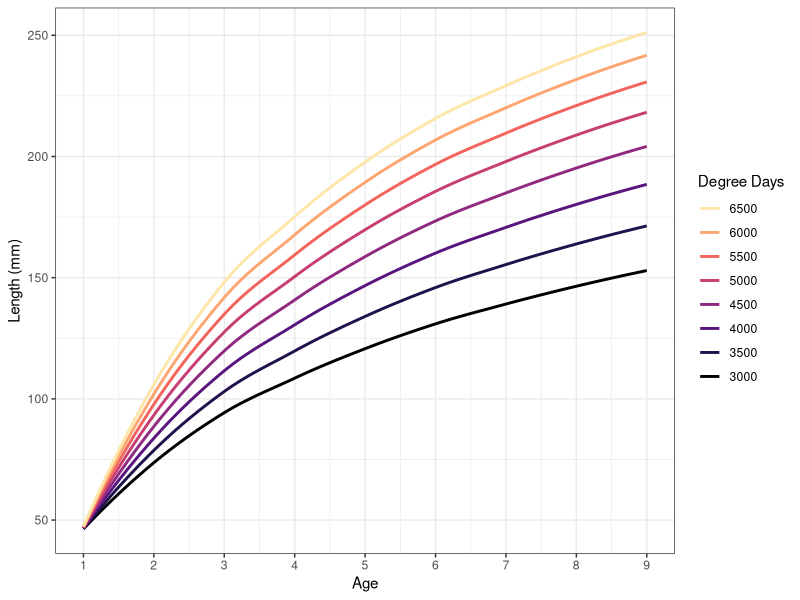
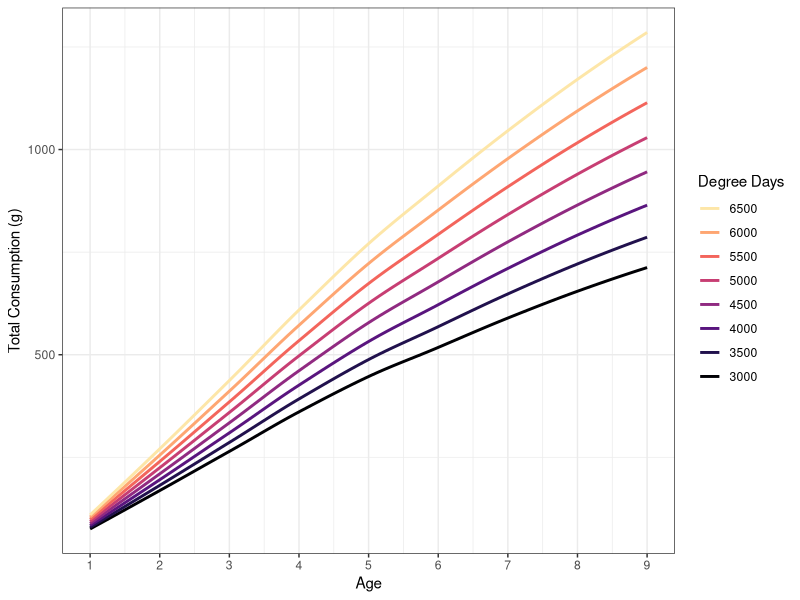
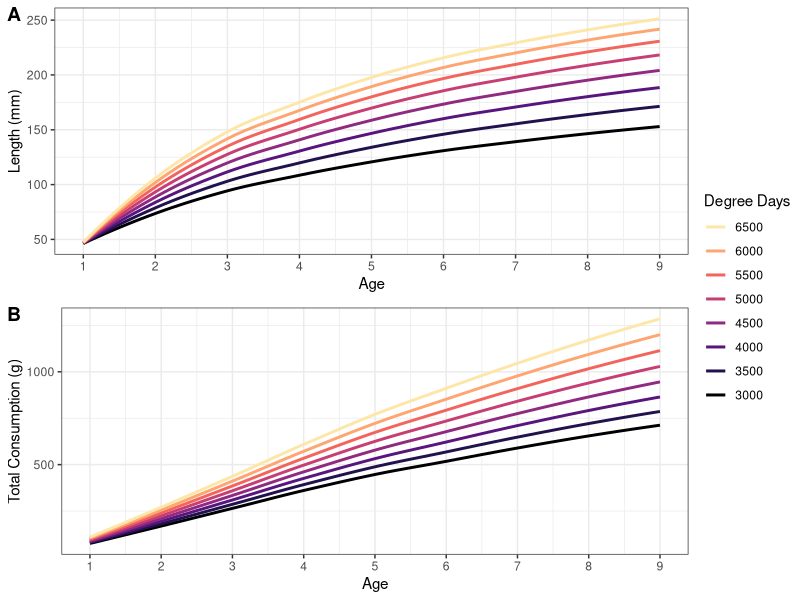
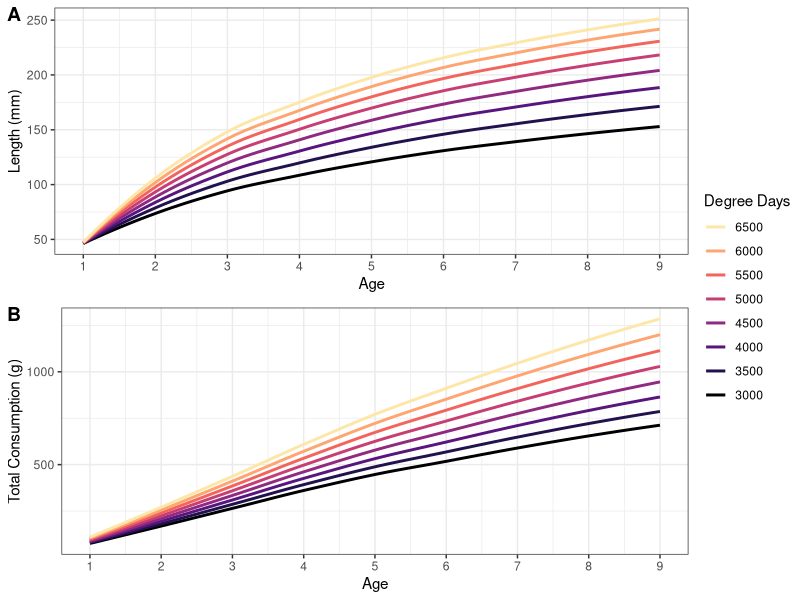

Generate these figures, in order, with R:
#load libraries
library(tidyverse) #data manipulation and plotting
library(ggpubr) #stacking plots
library(openxlsx) #read and write Excel files

#load data
constant.consumption <- read.xlsx("bluegill_data/Bioenergetics Output/version7_same_p.xlsx") %>% 
  mutate(DD = as.factor(DD))

constant.growth <- read.xlsx("bluegill_data/Bioenergetics Output/version7_same_growth.xlsx") %>% 
  mutate(DD = as.factor(DD))

#plot constant consumption length by age
(constant.consumption.plot <- ggplot(data = constant.consumption, 
                                     aes(x = Age, y = Initial.Length, color = DD, group = DD))+
    geom_smooth(se = F)+
    scale_color_viridis_d(option = "A", end = 0.95)+
    scale_x_continuous(breaks = c(0, 1, 2, 3, 4, 5, 6, 7, 8, 9, 10))+
    labs(y = "Length (mm)")+
    guides(fill = guide_legend(title = "Degree Days", reverse = T), 
           color = guide_legend(title = "Degree Days", reverse = T))+
    theme_bw()+
    theme()
)

# ggsave("Figures/constant_consumption_length_by_age.tiff",
#        plot = constant.consumption.plot,
#        dpi = 300, width = 200, height = 150, units = "mm")

#plot constant growth consumption by age
(constant.growth.plot <- ggplot(data = constant.growth, 
                                     aes(x = Age, y = Total.Consumption, color = DD, group = DD))+
    geom_smooth(se = F)+
    scale_color_viridis_d(option = "A", end = 0.95)+
    scale_x_continuous(breaks = c(0, 1, 2, 3, 4, 5, 6, 7, 8, 9, 10))+
    labs(y = "Total Consumption (g)")+
    guides(fill = guide_legend(title = "Degree Days", reverse = T), 
           color = guide_legend(title = "Degree Days", reverse = T))+
    theme_bw()+
    theme()
)

# ggsave("Figures/constant_growth_consumption_by_age.tiff", 
#        plot = constant.growth.plot,
#        dpi = 300, width = 200, height = 150, units = "mm")


#stack plots
bioenergetics.stacked <- ggarrange(constant.consumption.plot, constant.growth.plot, 
                                   nrow = 2, ncol = 1, labels = "AUTO", 
                                   common.legend = T, legend = "right")
bioenergetics.stacked

ggsave("Figures/bioenergetics_stacked.tiff", 
       plot = bioenergetics.stacked,
       dpi = 300, width = 200, height = 150, units = "mm")
